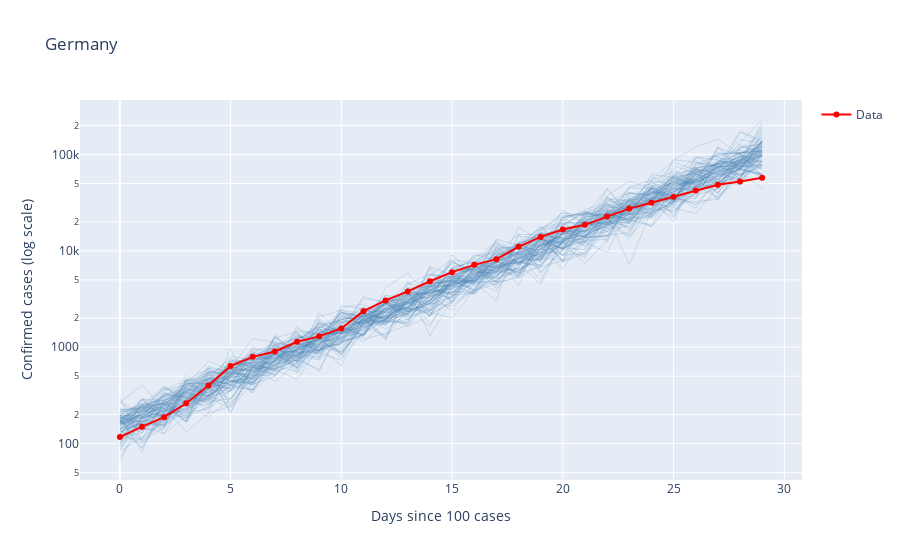

Source (notebook cell):
### Code cell
post_pred_samples = post_pred.posterior_predictive["obs"].sel(chain=0).values.squeeze().T
confirmed_values = confirmed

fig = go.Figure()

# Add posterior predictive samples
for i in range(min(100, post_pred_samples.shape[1])):  # Show max 100 traces
    fig.add_trace(
        go.Scatter(
            x=list(range(len(post_pred_samples[:, i]))),
            y=post_pred_samples[:, i],
            mode="lines",
            line=dict(color="steelblue", width=0.5),
            opacity=0.4,
            showlegend=False,
        )
    )

# Add actual data
fig.add_trace(
    go.Scatter(
        x=list(range(len(confirmed_values))),
        y=confirmed_values,
        mode="lines+markers",
        line=dict(color="red", width=2),
        name="Data",
    )
)

fig.update_layout(
    title=country,
    xaxis_title="Days since 100 cases",
    yaxis_title="Confirmed cases (log scale)",
    yaxis_type="log",
)
fig.show()
